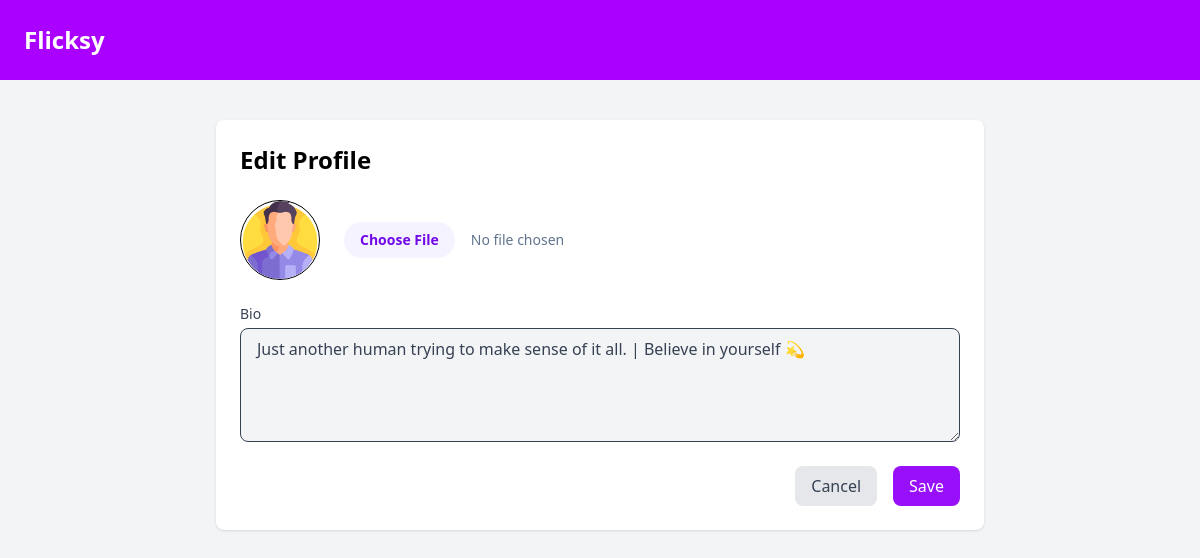
The page /settings (signed in) on the database its author committed.
### core/models.py (models this page shows, shortened)
class Profile(models.Model):
    user = models.OneToOneField(User, on_delete=models.CASCADE, related_name='profile')
    bio = models.TextField(blank=True)
    avatar = models.ImageField(upload_to='avatars/', default='default_avatar.jpg')
    created_at = models.DateTimeField(auto_now_add=True)

### core/views.py (the view, shortened to what this page needs)
# urls.py: path('settings', views.settings, name='settings'),
@login_required(login_url='login')
def settings(request):
    user_profile = Profile.objects.get(user=request.user)
    return render(request, 'settings.html', {'user_profile': user_profile})

### templates/settings.html (shortened to what this page needs)
<!DOCTYPE html>
<html lang="en">
<head>
    <script src="https://cdn.jsdelivr.net/npm/@tailwindcss/browser@4"></script>
</head>
<body class="bg-gray-100">
    <div class="flex items-center justify-between p-6 sticky top-0" style="background-color: #AA00FF;">
        <h1 class="text-2xl font-bold text-white cursor-pointer"><a href="/">Flicksy</a></h1>
    </div>
    <div class="max-w-3xl mx-auto mt-10 p-6 bg-white rounded-lg shadow">
        <form action="" method="POST" enctype="multipart/form-data">
            <h2 class="text-2xl font-semibold mb-6">Edit Profile</h2>
            <div class="flex items-center space-x-6 mb-6">
                <div class="shrink-0">
                    <img id="profilePreview" class="h-20 w-20 object-cover rounded-full border"
                        src="{{user_profile.avatar.url}}" alt="Current profile photo" />
                </div>
                <label class="block">
                    <input id="profileInput" type="file" name="image" accept="image/*" class="block w-full text-sm text-slate-500
                file:mr-4 file:py-2 file:px-4
                file:rounded-full file:border-0
                file:text-sm file:font-semibold
                file:bg-violet-50 file:text-violet-700
                hover:file:bg-violet-100
            " />
                </label>
            </div>
            <div class="mb-6">
                <label for="bio" class="block text-sm font-medium text-gray-700 mb-1">Bio</label>
                <textarea id="bio" name="bio" rows="4"
                    class="block w-full px-4 py-2 text-gray-700 bg-gray-100 border rounded-lg focus:outline-none focus:ring-2 focus:ring-purple-500">{{user_profile.bio}}</textarea>
            </div>
            <div class="flex justify-end gap-4">
                <button class="px-4 py-2 rounded-lg bg-gray-200 text-gray-700 hover:bg-gray-300"><a
                        href="/">Cancel</a></button>
                <button type='submit'
                    class="px-4 py-2 rounded-lg bg-purple-600 text-white hover:bg-purple-700">Save</button>
            </div>
        </form>
    </div>
</body>
</html>

### rows shown on the page
Profile: avatar (picture), bio "Just another human trying to make sense of it all. | Believe in yourself 💫"
